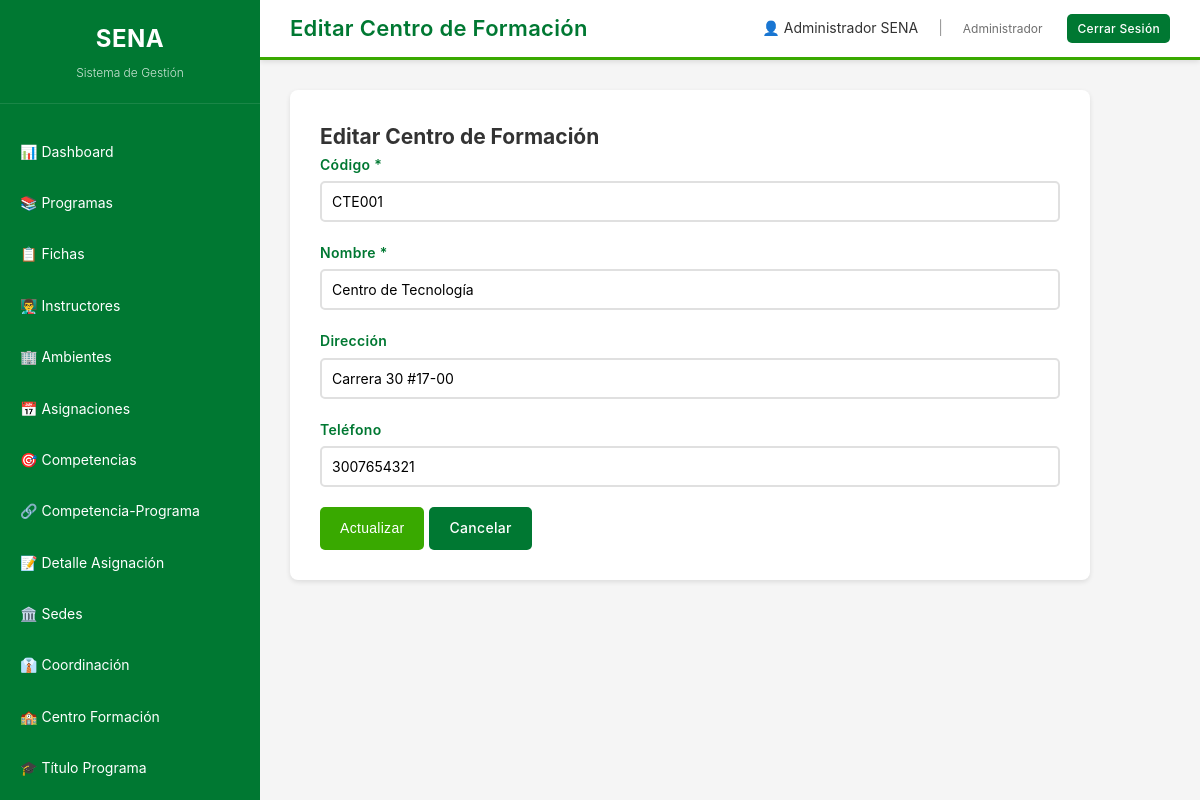
Page /views/centro_formacion/editar.php?id=2 (signed in) on the committed database.
### tables this page shows
CREATE TABLE centro_formacion (
    id INT PRIMARY KEY AUTO_INCREMENT,
    nombre VARCHAR(200) NOT NULL,
    codigo VARCHAR(50) UNIQUE NOT NULL,
    direccion VARCHAR(255),
    telefono VARCHAR(20),
    created_at TIMESTAMP DEFAULT CURRENT_TIMESTAMP
);

### conexion.php (called while the page is built, shortened)
<?php
class Database {
    private static $instance = null;
    private $conn;
    private function __construct() {
        try {
            $this->conn = new PDO(
                "mysql:host=" . DB_HOST . ";dbname=" . DB_NAME . ";charset=utf8mb4",
                DB_USER,
                DB_PASS,
                [
                    PDO::ATTR_ERRMODE => PDO::ERRMODE_EXCEPTION,
                    PDO::ATTR_DEFAULT_FETCH_MODE => PDO::FETCH_ASSOC,
                    PDO::ATTR_EMULATE_PREPARES => false,
                    PDO::MYSQL_ATTR_INIT_COMMAND => "SET NAMES utf8mb4 COLLATE utf8mb4_unicode_ci"
                ]
            );
            $this->conn->exec("SET CHARACTER SET utf8mb4");
            $this->conn->exec("SET NAMES utf8mb4");
        } catch(PDOException $e) {
            die("Error de conexión: " . $e->getMessage());
        }
    }
    public static function getInstance() {
        if (self::$instance === null) {
            self::$instance = new self();
        }
        return self::$instance;
    }
    public function getConnection() {
        return $this->conn;
    }
}
?>

### model/CentroFormacionModel.php (called while the page is built, shortened)
<?php
require_once __DIR__ . '/../conexion.php';
class CentroFormacionModel {
    private $conn;
    public function __construct() {
        $this->conn = Database::getInstance()->getConnection();
    }
    public function getById($id) {
        $stmt = $this->conn->prepare("SELECT * FROM centro_formacion WHERE id = ?");
        $stmt->execute([$id]);
        return $stmt->fetch();
    }
}
?>

### views/centro_formacion/editar.php (the view)
<?php require_once __DIR__ . '/../../model/CentroFormacionModel.php'; $model = new CentroFormacionModel(); $id = $_GET['id']; $registro = $model->getById($id); if ($_SERVER['REQUEST_METHOD'] === 'POST') { $model->update($id, $_POST); header('Location: index.php?msg=actualizado'); exit; } $pageTitle = "Editar Centro de Formación"; include __DIR__ . '/../layout/header.php'; include __DIR__ . '/../layout/sidebar.php'; ?>
<div class="main-content"><div class="form-container"><h2>Editar Centro de Formación</h2><form method="POST"><div class="form-group"><label>Código *</label><input type="text" name="codigo" class="form-control" value="<?php echo $registro['codigo']; ?>" required></div><div class="form-group"><label>Nombre *</label><input type="text" name="nombre" class="form-control" value="<?php echo $registro['nombre']; ?>" required></div><div class="form-group"><label>Dirección</label><input type="text" name="direccion" class="form-control" value="<?php echo $registro['direccion']; ?>"></div><div class="form-group"><label>Teléfono</label><input type="text" name="telefono" class="form-control" value="<?php echo $registro['telefono']; ?>"></div><div class="btn-group"><button type="submit" class="btn btn-primary">Actualizar</button><a href="index.php" class="btn btn-secondary">Cancelar</a></div></form></div></div><?php include __DIR__ . '/../layout/footer.php'; ?>

### assets/css/styles.css (style rules this page uses)
:root { --verde-principal: #39A900; --verde-secundario: #007832; --verde-hover: #005a25; --blanco: #ffffff; --gris-claro: #f5f5f5; --gris-medio: #e0e0e0; --gris-texto: #333333; }
* { margin: 0; padding: 0; box-sizing: border-box; }
html { -webkit-font-smoothing: antialiased; -moz-osx-font-smoothing: grayscale; text-rendering: optimizeLegibility; }
body { font-family: 'Poppins', -apple-system, BlinkMacSystemFont, 'Segoe UI', 'Roboto', 'Oxygen', 'Ubuntu', 'Cantarell', sans-serif; background-color: var(--gris-claro); color: var(--gris-texto); -webkit-font-smoothing: antialiased; -moz-osx-font-smoothing: grayscale; font-size: 14px; line-height: 1.6; font-weight: 400; }
.main-content { margin-left: 260px; margin-top: 60px; padding: 30px; min-height: calc(100vh - 60px); }
.btn { padding: 10px 20px; border: none; border-radius: 5px; cursor: pointer; text-decoration: none; display: inline-block; transition: all 0.3s; font-size: 14px; font-weight: 500; letter-spacing: 0.3px; }
.btn-primary { background-color: var(--verde-principal); color: var(--blanco); }
.btn-secondary { background-color: var(--verde-secundario); color: var(--blanco); }
.btn-group { display: flex; gap: 5px; }
.form-container { background: var(--blanco); padding: 30px; border-radius: 8px; box-shadow: 0 2px 5px rgba(0,0,0,0.1); max-width: 800px; }
.form-group { margin-bottom: 20px; }
.form-group label { display: block; margin-bottom: 5px; color: var(--verde-secundario); font-weight: 600; letter-spacing: 0.3px; }
.form-control { width: 100%; padding: 10px; border: 2px solid var(--gris-medio); border-radius: 5px; font-size: 14px; font-family: inherit; transition: border-color 0.3s; }

### rows in the picture
centro_formacion: codigo "CTE001", nombre "Centro de Tecnología", direccion "Carrera 30 #17-00", telefono "3007654321"

### other values in the picture
$pageTitle "Editar Centro de Formación"
$_SESSION['usuario_nombre'] "Administrador SENA"
$_SESSION['usuario_rol'] "Administrador"
